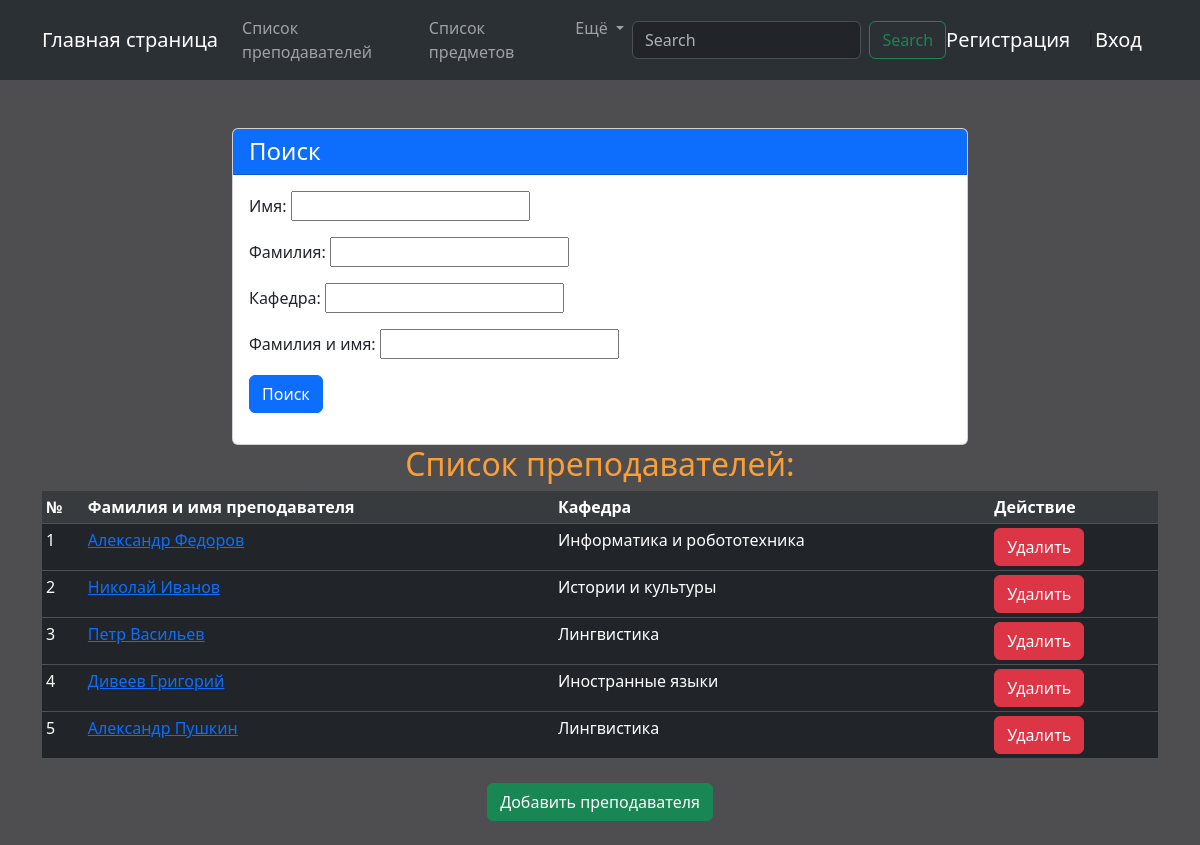
Screenshot of /teachers/ with the database file from the repository.
### core/models.py (models this page shows, shortened)
class Teacher(models.Model):
    first_name = models.CharField('Имя', max_length=100)
    last_name = models.CharField('Фамилия', max_length=100)
    department = models.CharField('Кафедра', max_length=100, blank=True)
    photo = models.ImageField('Фото', blank=True, upload_to='photos_teachers')
    class Meta:
        verbose_name = 'Преподаватель'
        verbose_name_plural = 'Преподаватели'

### core/views.py (the view)
# urls.py: path('teachers/', Teachers.as_view(), name='teachers'),
class Teachers(ListView):
    template_name = 'core/teachers.html'
    model = models.Teacher
    context_object_name = 'teachers'
    def get_filters(self):
        return filters.TeacherFilter(self.request.GET)
    def get_queryset(self):
        return self.get_filters().qs
    def get_context_data(self, *, object_list=None, **kwargs):
        context = super().get_context_data()
        context['title'] = 'Список преподавателей:'
        context['text'] = 'Список преподавателей:'
        context['filters'] = self.get_filters()
        return context

### core/templates/core/teachers.html (shortened to what this page needs)
{% extends 'core/base.html' %}
{% block content %}
    <div class="container mt-5">
        <div class="row justify-content-center">
            <div class="col-md-8">
                <div class="card">
                    <div class="card-header bg-primary text-white">
                        <h4 class="mb-0">Поиск</h4>
                    </div>
                    <div class="card-body">
                        <form method="get">
                            <div class="form-row">
                                {{ filters.form.as_p }}
                            </div>
                            <div class="form-group mt-3">
                                <button type="submit" class="btn btn-primary btn-block">Поиск</button>
                            </div>
                        </form>
                    </div>
                </div>
            </div>
        </div>
    </div>
    <h2 align="center"> {{ text }} </h2>
    <div class="container">
        <table class="table table-dark table-sm">
            <thead>
                <tr class="table-active">
                    <th scope="col">№</th>
                    <th scope="col">Фамилия и имя преподавателя</th>
                    <th scope="col">Кафедра</th>
                    <th scope="col">Действие</th>
                </tr>
              </thead>
              <tbody>
                {% for teacher in teachers %}
                    <tr>
                        <td scope="col"> {{ forloop.counter }} </td>
                        <td scope="col">
                            <a href="{% url 'teacher' id=teacher.id %}">{{ teacher.first_name}} {{ teacher.last_name }}</a>
                        </td>
                        <td scope="col"> {{ teacher.department }} </td>
                        <td>
                            <a href="{% url 'teacher_delete' teacher.pk %}" class="btn btn-danger">Удалить</a>
                        </td>
                    </tr>
                {% endfor %}
              </tbody>
        </table>
        <div class="container mt-4 mb-4" align="center">
            <a href="{% url 'add_teacher' %}" class="btn btn-success">Добавить преподавателя</a>
        </div>
    </div>
{% endblock %}

### core/static/core/css/styles.css (style rules this page uses)
body { background-color: #4E4E50; }
h2 { color:#fa9f37; }
.form-group { margin-bottom: 15px; }
.form-row { margin-bottom: 15px; }

### rows the page displays
Teacher: first_name "Александр", last_name "Федоров", department "Информатика и робототехника"
Teacher: first_name "Николай", last_name "Иванов", department "Истории и культуры"
Teacher: first_name "Петр", last_name "Васильев", department "Лингвистика"
Teacher: first_name "Дивеев", last_name "Григорий", department "Иностранные языки"
Teacher: first_name "Александр", last_name "Пушкин", department "Лингвистика"

### other values shown
{{ text }} "Список преподавателей:"
